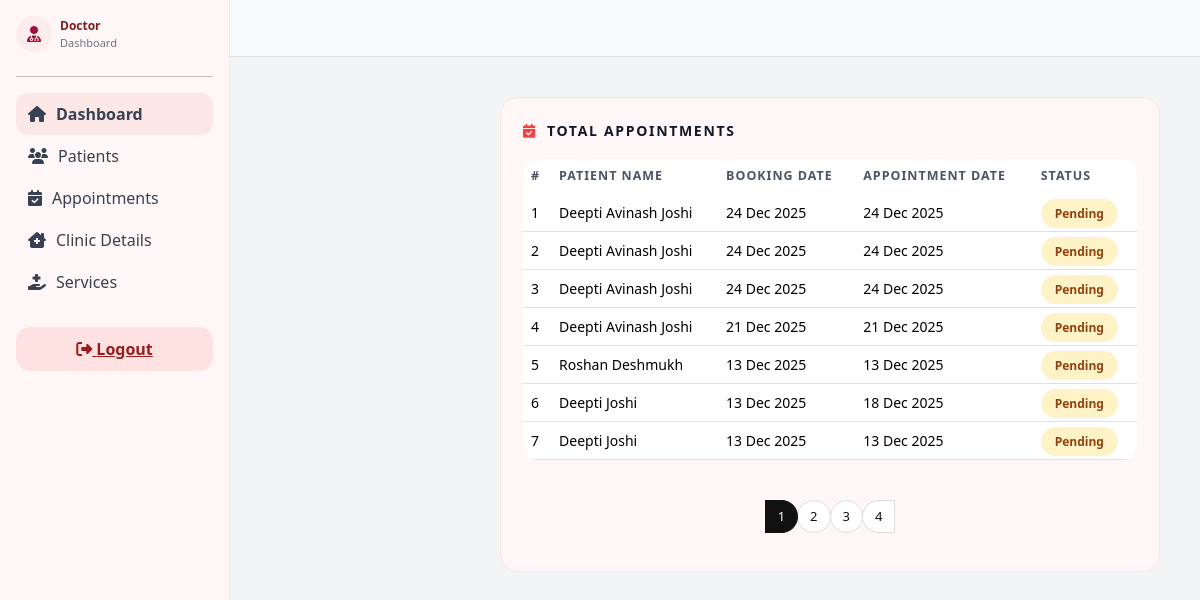
Page /doctor/total-patients.php (signed in) on the committed database.
### tables this page shows
CREATE TABLE `cms_appointments` (
  `appointment_id` int(9) NOT NULL,
  `patient_id` int(9) NOT NULL,
  `appointment_date` varchar(150) NOT NULL,
  `description` text NOT NULL,
  `status` varchar(150) NOT NULL DEFAULT 'pending',
  `created_by` varchar(150) NOT NULL,
  `create_at` timestamp NOT NULL DEFAULT current_timestamp() ON UPDATE current_timestamp()
);

CREATE TABLE `cms_patients` (
  `patient_id` int(9) NOT NULL,
  `full_name` varchar(150) NOT NULL,
  `age` varchar(150) NOT NULL,
  `phone` varchar(150) NOT NULL,
  `email` varchar(150) NOT NULL,
  `gender` varchar(150) NOT NULL,
  `verification_code` varchar(150) NOT NULL,
  `is_verify` varchar(150) NOT NULL DEFAULT 'unverified',
  `password` varchar(150) NOT NULL,
  `created_at` timestamp NOT NULL DEFAULT current_timestamp() ON UPDATE current_timestamp()
);

### doctor/total-patients.php (the view, shortened to what this page needs)
<?php
$limit = 7;
$page = isset($_GET['page']) && is_numeric($_GET['page']) ? (int)$_GET['page'] : 1;
$page = max($page, 1);
$offset = ($page - 1) * $limit;
$countQ = mysqli_query($conn, "SELECT COUNT(*) AS total FROM cms_appointments");
$totalRecords = mysqli_fetch_assoc($countQ)['total'] ?? 0;
$totalPages = ceil($totalRecords / $limit);
$query = mysqli_query($conn, "
  SELECT a.appointment_id, a.appointment_date, a.status, a.create_at, p.full_name
  FROM cms_appointments a
  JOIN cms_patients p ON p.patient_id = a.patient_id
  ORDER BY a.appointment_id DESC
  LIMIT $limit OFFSET $offset
");
?>
<!doctype html>
<html lang="en">
<head>
<link href="https://cdn.jsdelivr.net/npm/bootstrap@5.3.8/dist/css/bootstrap.min.css" rel="stylesheet">
<link rel="stylesheet" href="https://cdnjs.cloudflare.com/ajax/libs/font-awesome/6.5.0/css/all.min.css">
</head>
<body>
<?php include('includes/header.php'); ?>
<?php include('includes/sidebar.php'); ?>
<div class="main-wrapper">
  <div class="appointments-card">
    <div class="page-title">
      <i class="fa-solid fa-calendar-check"></i>
      TOTAL APPOINTMENTS
    </div>
    <div class="table-responsive">
      <table class="table align-middle">
        <thead>
          <tr>
            <th>#</th>
            <th>Patient Name</th>
            <th>Booking Date</th>
            <th>Appointment Date</th>
            <th>Status</th>
          </tr>
        </thead>
        <tbody>
<?php
if ($query && mysqli_num_rows($query) > 0) {
  $i = $offset + 1;
  while ($row = mysqli_fetch_assoc($query)) {
    $status = strtolower($row['status']);
    if ($status === 'verified' || $status === 'approved') {
      $cls = 'status-approved'; $lbl = 'Approved';
    } elseif ($status === 'rejected') {
      $cls = 'status-rejected'; $lbl = 'Rejected';
    } else {
      $cls = 'status-pending'; $lbl = 'Pending';
    }
    echo "
    <tr>
      <td>{$i}</td>
      <td>{$row['full_name']}</td>
      <td>".date('d M Y',strtotime($row['create_at']))."</td>
      <td>".date('d M Y',strtotime($row['appointment_date']))."</td>
      <td><span class='status-pill {$cls}'>{$lbl}</span></td>
    </tr>";
    $i++;
  }
}
?>
        </tbody>
      </table>
    </div>
<?php if($totalPages>1): ?>
<nav class="mt-4">
  <ul class="pagination justify-content-center">
<?php for($p=1;$p<=$totalPages;$p++): ?>
    <li class="page-item <?=($p==$page)?'active':''?>">
      <a class="page-link" href="?page=<?=$p?>"><?=$p?></a>
    </li>
<?php endfor; ?>
  </ul>
</nav>
<?php endif; ?>
  </div>
</div>
</body>
</html>

### doctor/assets/css/style.css (style rules this page uses)
body { font-family: 'Smooch Sans', system-ui, -apple-system, BlinkMacSystemFont, sans-serif; }
body { background: #f3f4f6; font-family: "Poppins", system-ui, -apple-system, BlinkMacSystemFont, "Segoe UI", sans-serif; color: #111827; }
.table { border-radius: 14px; overflow: hidden; background: #ffffff; }
.table thead { background: #e5e7eb; }
.table thead th { font-size: 0.78rem; text-transform: uppercase; letter-spacing: 0.08em; color: #4b5563; border-bottom: none; }
.table tbody tr { transition: background-color 0.15s ease; }

### doctor/total-patients.php (style rules this page uses)
body { font-family:'Outfit',sans-serif; background:#fff; color:#111827; }
.main-wrapper { margin-left:245px; padding:28px; }
.appointments-card { background:#fff7f7; border-radius:18px; padding:22px; border:1px solid #fde2e2; }
.page-title { display:flex; align-items:center; gap:10px; font-weight:600; letter-spacing:.12em; font-size:14px; margin-bottom:18px; }
.page-title i { color:#ef4444; }
.table thead th { font-size:12px; text-transform:uppercase; letter-spacing:.06em; color:#374151; }
.table td { font-size:14px; vertical-align:middle; }
.status-pill { padding:6px 14px; border-radius:999px; font-size:12px; font-weight:600; }
.status-pending { background:#fef3c7; color:#92400e; }
.pagination .page-link { border-radius:999px; font-size:13px; border:1px solid #ddd; color:#111; }
.pagination .active .page-link { background:#111; border-color:#111; color:#fff; }

### doctor/includes/header.php (style rules this page uses)
.main-wrapper { margin-left:230px; padding:20px; transition:.3s; }

### rows in the picture
cms_appointments: patient.full_name "Deepti Avinash Joshi", create_at "24 Dec 2025", appointment_date "24 Dec 2025", status "Pending"
cms_appointments: patient.full_name "Deepti Avinash Joshi", create_at "24 Dec 2025", appointment_date "24 Dec 2025", status "Pending"
cms_appointments: patient.full_name "Deepti Avinash Joshi", create_at "24 Dec 2025", appointment_date "24 Dec 2025", status "Pending"
cms_appointments: patient.full_name "Deepti Avinash Joshi", create_at "21 Dec 2025", appointment_date "21 Dec 2025", status "Pending"
cms_appointments: patient.full_name "Roshan Deshmukh", create_at "13 Dec 2025", appointment_date "13 Dec 2025", status "Pending"
cms_appointments: patient.full_name "Deepti Joshi", create_at "13 Dec 2025", appointment_date "18 Dec 2025", status "Pending"
cms_appointments: patient.full_name "Deepti Joshi", create_at "13 Dec 2025", appointment_date "13 Dec 2025", status "Pending"
